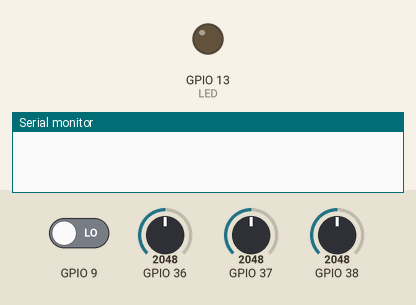
Bench run of a sketch on a simulated ESP32. On the bench: output pins drawn as LEDs (lit = HIGH), the last lines printed to the serial monitor. The inputs (shaded band) are chosen by the test bench; at power-on: GPIO 9 LOW, GPIO 36 = 2048, GPIO 37 = 2048, GPIO 38 = 2048. No radio packets arrive unless stated; pins used as bus, display or sensor lines are not drawn.

Above: at 0.0 s.
At 6.1 s:
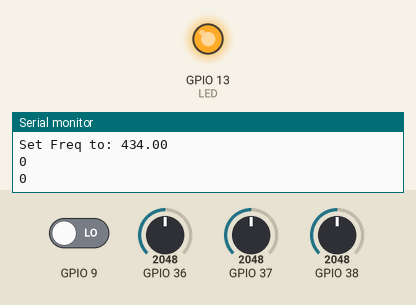
Timing chart, 0 to 7.6 s (numbered marks = the images above):
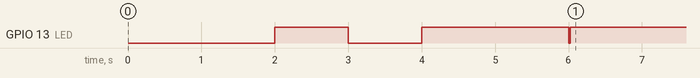

The sketch:

Feather9x_TX_stick.ino
```cpp
// Feather9x_TX
// -*- mode: C++ -*-
// Example sketch showing how to create a simple messaging client (transmitter)
// with the RH_RF95 class. RH_RF95 class does not provide for addressing or
// reliability, so you should only use RH_RF95 if you do not need the higher
// level messaging abilities.
// It is designed to work with the other example Feather9x_RX

#include <SPI.h>
#include <RH_RF95.h>

/* for feather32u4
  #define RFM95_CS 8
  #define RFM95_RST 4
  #define RFM95_INT 7
*/

// for feather m0
#define RFM95_CS 8
#define RFM95_RST 4
#define RFM95_INT 3


/* for shield
  #define RFM95_CS 10
  #define RFM95_RST 9
  #define RFM95_INT 7
*/

/* for ESP w/featherwing
  #define RFM95_CS  2    // "E"
  #define RFM95_RST 16   // "D"
  #define RFM95_INT 15   // "B"
*/

/* Feather 32u4 w/wing
  #define RFM95_RST     11   // "A"
  #define RFM95_CS      10   // "B"
  #define RFM95_INT     2    // "SDA" (only SDA/SCL/RX/TX have IRQ!)
*/

/* Feather m0 w/wing
  #define RFM95_RST     11   // "A"
  #define RFM95_CS      10   // "B"
  #define RFM95_INT     6    // "D"
*/

/* Teensy 3.x w/wing
  #define RFM95_RST     9   // "A"
  #define RFM95_CS      10   // "B"
  #define RFM95_INT     4    // "C"
*/


#if defined(ESP32)    // ESP32 feather w/wing
#define RFM95_RST     27   // "A"
#define RFM95_CS      33   // "B"
#define RFM95_INT     12   //  next to A
#endif

// Change to 434.0 or other frequency, must match RX's freq!
#define RF95_FREQ 434.0

// Singleton instance of the radio driver
RH_RF95 rf95(RFM95_CS, RFM95_INT);
#define LED 13
void setup()
{
  delay(2000);
  pinMode(RFM95_RST, OUTPUT);
  digitalWrite(RFM95_RST, HIGH);
  pinMode(LED, OUTPUT);
  digitalWrite(LED, HIGH);
  delay(1000);
  digitalWrite(LED, LOW);
  delay(1000);
  digitalWrite(LED, HIGH);
  Serial.begin(115200);
//  while (!Serial) {
//    delay(1);
//  }

  delay(2000);

  digitalWrite(LED, LOW);
  Serial.println("Feather LoRa TX Test!");

  // manual reset
  digitalWrite(RFM95_RST, LOW);
  delay(10);
  digitalWrite(RFM95_RST, HIGH);
  delay(10);

  while (!rf95.init()) {
    Serial.println("LoRa radio init failed");
    while (1);
  }
  Serial.println("LoRa radio init OK!");

  // Defaults after init are 434.0MHz, modulation GFSK_Rb250Fd250, +13dbM
  if (!rf95.setFrequency(RF95_FREQ)) {
    Serial.println("setFrequency failed");
    while (1);
  }
  Serial.print("Set Freq to: "); Serial.println(RF95_FREQ);

  rf95.setModemConfig(rf95.Bw125Cr45Sf128);

  // Defaults after init are 434.0MHz, 13dBm, Bw = 125 kHz, Cr = 4/5, Sf = 128chips/symbol, CRC on

  // The default transmitter power is 13dBm, using PA_BOOST.
  // If you are using RFM95/96/97/98 modules which uses the PA_BOOST transmitter pin, then
  // you can set transmitter powers from 5 to 23 dBm:
  rf95.setTxPower(23, false);


  digitalWrite(LED, HIGH);
  pinMode(10, INPUT_PULLUP);
}

int16_t packetnum = 0;  // packet counter, we increment per xmission

void loop()
{
  //  delay(1000); // Wait 1 second between transmits, could also 'sleep' here!
  //  Serial.println("Transmitting..."); // Send a message to rf95_server
  //
  //  char radiopacket[20] = "Hello World #      ";
  //  itoa(packetnum++, radiopacket+13, 10);
  //  Serial.print("Sending "); Serial.println(radiopacket);
  //  radiopacket[19] = 0;
  //
  //  Serial.println("Sending...");
  //  delay(10);
  int vy = analogRead(A0);
  int vx = analogRead(A1);
  int btn = analogRead(A2);
  int btn1 = digitalRead(9);
  Serial.println(btn1);
  byte s[4] = {0, 0, 0, 0};
  s[0] = vy >> 2;
  s[1] = vx >> 2;
  s[2] = btn  >> 2;
  s[3] = btn1;
  rf95.send((uint8_t *)s, 4);

  //  Serial.println("Waiting for packet to complete...");
//  delay(1);
  rf95.waitPacketSent();
  // Now wait for a reply
  uint8_t buf[RH_RF95_MAX_MESSAGE_LEN];
  uint8_t len = sizeof(buf);

  //  Serial.println("Waiting for reply...");
  //  if (rf95.waitAvailableTimeout(20))
  //  {
  //    // Should be a reply message for us now
  //    if (rf95.recv(buf, &len))
  //   {
  //      Serial.print("Got reply: ");
  //      Serial.println((char*)buf);
  //      Serial.print("RSSI: ");
  //      Serial.println(rf95.lastRssi(), DEC);
  //    }
  //    else
  //    {
  //      Serial.println("Receive failed");
  //    }
  //  }
  //  else
  //  {
  //    Serial.println("No reply, is there a listener around?");
  //  }

}
```
